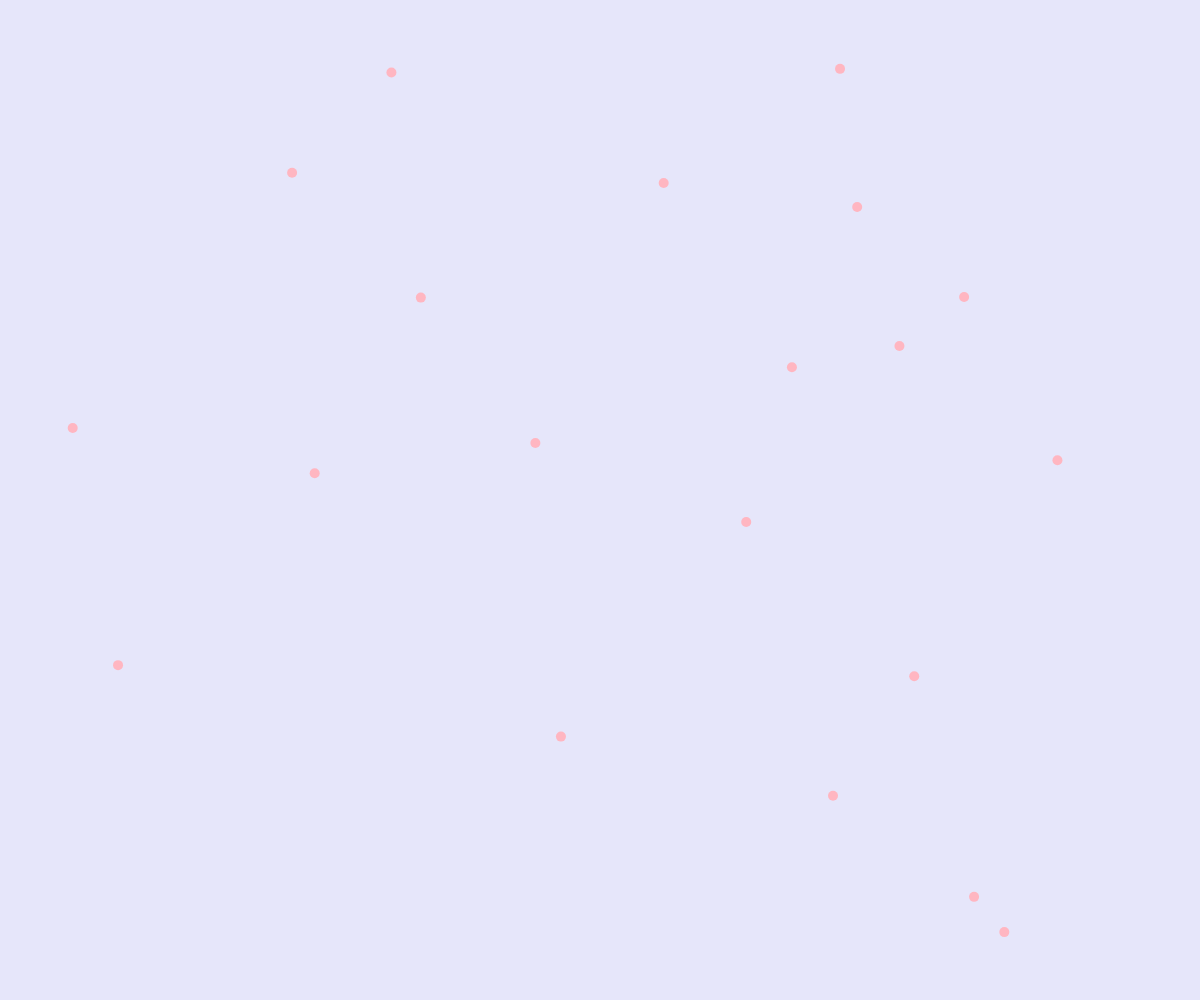
Frame 1 (no input)
Frame 60 (no input): identical to frame 1, image omitted
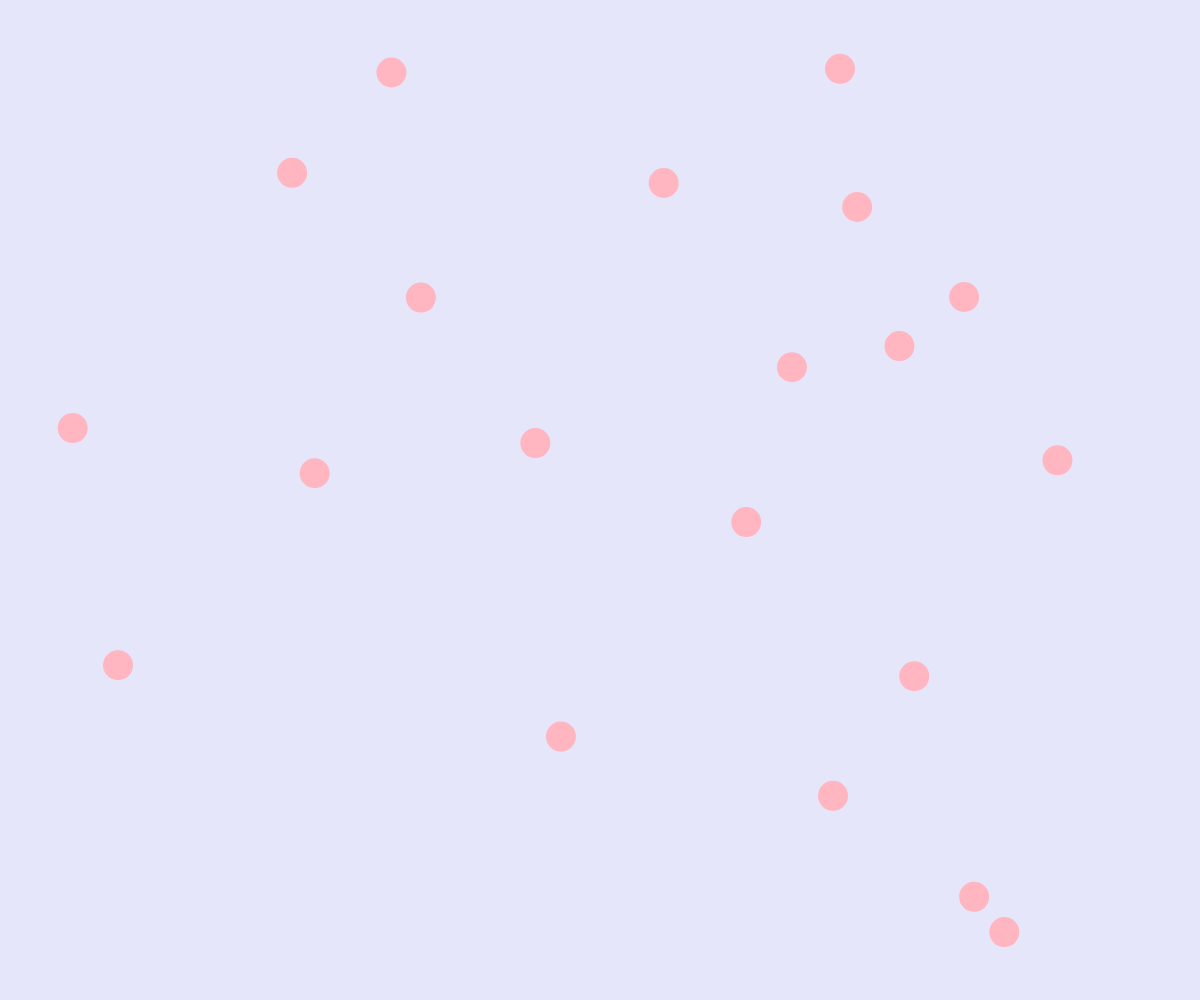
Frame 120 (the mouse pressed at the canvas centre since frame 60)

The p5.js sketch that drew these frames (run headless with seeded random() and noise() and a simulated clock; from frame 60 on, the mouse is pressed at the canvas centre):

// p5.js sketch
// ── sketch.js
let stars = [];

function setup() {
  createCanvas(windowWidth, windowHeight);
  for (let i = 0; i < 20; i++) {
    stars.push({
      x: random(width),
      y: random(height),
      size: 50, // 長寬為 5 公分 (50 像素)
    });
  }
}

function draw() {
  background(230, 230, 250); // 淡紫色背景
  noStroke();
  fill(255, 182, 193); // 淡粉色

  for (let star of stars) {
    const size = map(mouseX, 0, width, 10, 50); // 調整大小範圍，最大為 50 像素
    ellipse(star.x, star.y, size, size);
  }
}
